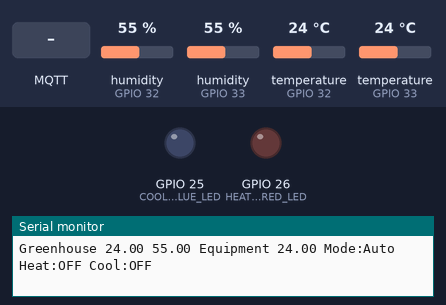
This sketch was run on a simulated ESP32. Parts: output pins drawn as LEDs (lit = HIGH), the last lines printed to the serial monitor. The test bench sets the inputs (shaded band); at power-on: temperature (sensors on GPIO 32, GPIO 33) 24 °C, humidity (sensors on GPIO 32, GPIO 33) 55 %. WiFi joins after 1.5 s; servers stay silent unless stated; no MQTT or app messages arrive unless stated.

Above: at 2.8 s.
2.9 s: temperature (sensor on GPIO 32) set to 20 °C
At 4.9 s:
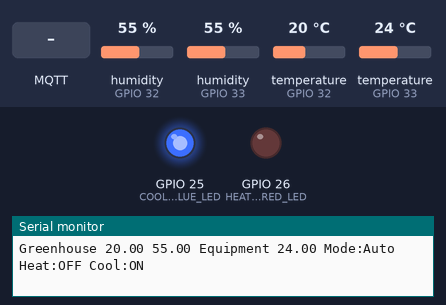
5.6 s: temperature (sensor on GPIO 33) set to 21 °C
At 8.3 s:
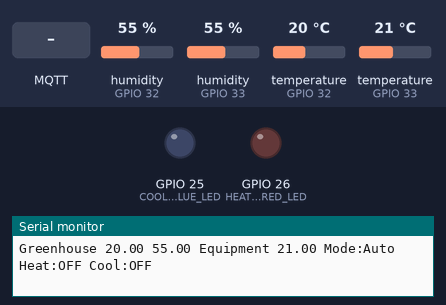
8.6 s: MQTT message "2" arrives on the first subscribed topic
At 9.8 s:
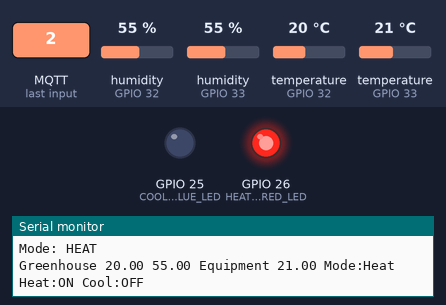
12.0 s: MQTT message "1" arrives on the first subscribed topic
At 13.2 s:
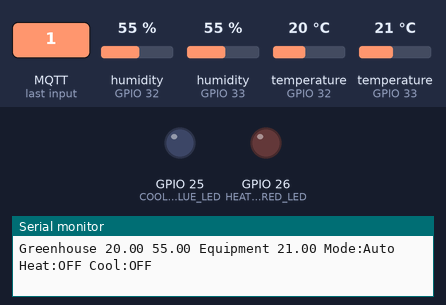
13.5 s: temperature (sensor on GPIO 32) set to 17 °C
At 16.8 s:
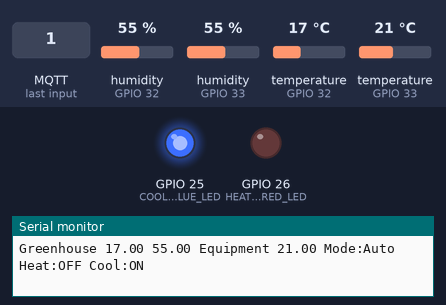
Timing chart, 0 to 18.3 s (numbered marks = the images above; inputs shaded):
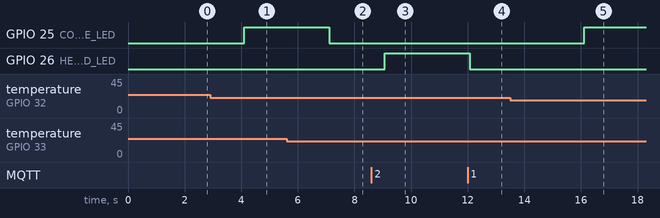

Measured:
- the behaviour switches between 22 and 21 °C on temperature (sensor on GPIO 32) (found by bisection; images 0 and 1)
- the behaviour switches between 23 and 22 °C on temperature (sensor on GPIO 33) (found by bisection; images 1 and 2)
- the behaviour switches between 19 and 18 °C on temperature (sensor on GPIO 32) (found by bisection; images 4 and 5)
- after the input at 2.9 s, GPIO 25 (COOL_AC_BLUE_LED): LOW → HIGH after 1.2 s
- after the input at 5.6 s, GPIO 25 (COOL_AC_BLUE_LED): HIGH → LOW after 1.5 s
- after the input at 8.6 s, GPIO 26 (HEAT_AC_RED_LED): LOW → HIGH after 0.47 s
- after the input at 12.0 s, GPIO 26 (HEAT_AC_RED_LED): HIGH → LOW after 0.07 s
- after the input at 13.5 s, GPIO 25 (COOL_AC_BLUE_LED): LOW → HIGH after 2.6 s

The sketch:

AC_Control_Arduino_ESP32.ino
```cpp
#include <DHT.h>
#include <SPI.h>
#include <MFRC522.h>
#include <WiFi.h>
#include <PubSubClient.h>

//LEDs and control for AC heating/cooling control
#define COOL_AC_BLUE_LED 25
#define HEAT_AC_RED_LED 26

//debug serial port
#define BAUTRATE 9600

//DHT11 temperature and humidity sensor for greenhouse
#define DHT_PIN_GREENHOUSE 32
#define DHTTYPE DHT11
DHT dhtSensorGreenhouse(DHT_PIN_GREENHOUSE, DHTTYPE);

//DHT11 temperature and humidity sensor for equipment
#define DHT_PIN_EQUIPMENT 33
DHT dhtSensorEquipment(DHT_PIN_EQUIPMENT, DHTTYPE);

//RFID sensor
#define RST_PIN 22
#define SS_PIN 5
MFRC522 rfidSensor(SS_PIN, RST_PIN);

//Wifi connection and mqtt server adress
const char* ssid = "WlanWastman";
const char* password = "kreuzer1908";
const char* mqtt_server = "192.168.178.233";
WiFiClient espClient;
PubSubClient client(espClient);

//Define mqtt topics
#define STATUS_AC_TOPIC    "AcControl/Status"
#define MODE_TOPIC    "AcControl/Mode"

//global variables
#define AUTO 1
#define HEAT 2
#define COOL 3
#define OFF 4
boolean updateMeasurement = false;
char msg[20];
byte modeAcControl = AUTO;

void setup() {
//initial LEDs and control for AC heating/cooling control
pinMode(COOL_AC_BLUE_LED, OUTPUT);//configurate output
pinMode(HEAT_AC_RED_LED, OUTPUT);//configurate output

//initial debug serial port
Serial.begin(BAUTRATE);//initial debug serial connection

//initial DHT11 temperature and humidity sensor for greenhouse
dhtSensorGreenhouse.begin();//initial DHT11 Sensor

//initial DHT11 temperature and humidity sensor for equipment
dhtSensorEquipment.begin();//initial DHT11 Sensor

//initial RFID sensor
SPI.begin();//start SPI for RFID sensor
rfidSensor.PCD_Init();//initial RFID Sensor

//update timer interrupt (1s)
hw_timer_t * updateTimer = NULL;
updateTimer = timerBegin(0,80,true);
timerAttachInterrupt(updateTimer, &UpdateTimerInterrupt, true);
timerAlarmWrite(updateTimer,1000000, true);
timerAlarmEnable(updateTimer);

//connecting with wifi
wificonnect();

//connecting with mqtt
client.setServer(mqtt_server, 1883);//MQTT server with IPaddress,port
client.setCallback(receivedCallback);//receivedCallback function invoked client received subscribed topic
mqttconnect();

}

void loop() {
//reconnect wifi if not connected
if (WiFi.status() != WL_CONNECTED){
  wificonnect();
}

//reconnect mqtt if not connected
if (!client.connected()) {
  mqttconnect();
}

//Every 1 seconds update measurement
if (updateMeasurement == true){
  UpdateMeasurement();
}

//Check for RFID tag
CheckForRFIDCard();

//Check for mqtt msg
client.loop();
}

void UpdateMeasurement() {
float tempratureDHTGreenhouse;
float humidityDHTGreenhouse;
float tempratureDHTEquipment;

//getting greenhouse values (temp,hum)
tempratureDHTGreenhouse = dhtSensorGreenhouse.readTemperature();
humidityDHTGreenhouse = dhtSensorGreenhouse.readHumidity();

//getting greenhouse value (temp)
tempratureDHTEquipment = dhtSensorEquipment.readTemperature();

if (isnan(tempratureDHTGreenhouse) || isnan(humidityDHTGreenhouse) || isnan(tempratureDHTEquipment)){
Serial.println("Sensor Error");
client.publish("AcControl/Status/Sensor", "ERROR");
} else {
client.publish("AcControl/Status/Sensor", "ONLINE");

//Sending mqtt
snprintf (msg, 20, "%lf", tempratureDHTGreenhouse);
client.publish("AcControl/Status/TempratureGreenhouse", msg);

snprintf (msg, 20, "%lf", humidityDHTGreenhouse);
client.publish("AcControl/Status/HumidityGreenhouse", msg);

snprintf (msg, 20, "%lf", tempratureDHTEquipment);
client.publish("AcControl/Status/TempratureEquipmentroom", msg);

Serial.print("Greenhouse ");
Serial.print(tempratureDHTGreenhouse);
Serial.print(" ");
Serial.print(humidityDHTGreenhouse);
Serial.print(" Equipment ");
Serial.print(tempratureDHTEquipment);

switch (modeAcControl){
  case AUTO:
    Serial.print(" Mode:Auto ");
    client.publish("AcControl/Status/Mode", "AUTO");
    if ( tempratureDHTGreenhouse < tempratureDHTEquipment-2){
      digitalWrite(COOL_AC_BLUE_LED, HIGH);
      digitalWrite(HEAT_AC_RED_LED, LOW);
      client.publish("AcControl/Status/Heat", "OFF");
      client.publish("AcControl/Status/Cool", "ON");
      Serial.println("Heat:OFF Cool:ON");
  } else if ( tempratureDHTGreenhouse > tempratureDHTEquipment+2){
      digitalWrite(HEAT_AC_RED_LED, HIGH);
      digitalWrite(COOL_AC_BLUE_LED, LOW);
      client.publish("AcControl/Status/Heat", "ON");
      client.publish("AcControl/Status/Cool", "OFF");
      Serial.println("Heat:ON Cool:OFF");
  } else {
      digitalWrite(HEAT_AC_RED_LED, LOW);
      digitalWrite(COOL_AC_BLUE_LED, LOW);
      client.publish("AcControl/Status/Heat", "OFF");
      client.publish("AcControl/Status/Cool", "OFF");
      Serial.println("Heat:OFF Cool:OFF");
   }
  break;
  case HEAT:
    Serial.print(" Mode:Heat ");
    client.publish("AcControl/Status/Mode", "HEAT");
    digitalWrite(HEAT_AC_RED_LED, HIGH);
    digitalWrite(COOL_AC_BLUE_LED, LOW);
    client.publish("AcControl/Status/Heat", "ON");
    client.publish("AcControl/Status/Cool", "OFF");
    Serial.println("Heat:ON Cool:OFF");
  break;
  case COOL:
    Serial.print(" Mode:Cool ");
    client.publish("AcControl/Status/Mode", "COOL");
    digitalWrite(COOL_AC_BLUE_LED, HIGH);
    digitalWrite(HEAT_AC_RED_LED, LOW);
    client.publish("AcControl/Status/Heat", "OFF");
    client.publish("AcControl/Status/Cool", "ON");
    Serial.println("Heat:OFF Cool:ON");
  break;
  case OFF:
    Serial.print(" Mode:Off ");
    client.publish("AcControl/Status/Mode", "OFF");
    digitalWrite(COOL_AC_BLUE_LED, LOW);
    digitalWrite(HEAT_AC_RED_LED, LOW);
    client.publish("AcControl/Status/Heat", "OFF");
    client.publish("AcControl/Status/Cool", "OFF");
    Serial.println("Heat:OFF Cool:OFF");
  break;
}
}
updateMeasurement = false;
}

void CheckForRFIDCard(){
uint32_t rfidID;
String rfidIDString;
if (rfidSensor.PICC_IsNewCardPresent() && rfidSensor.PICC_ReadCardSerial() ) {
rfidID = (uint32_t) rfidSensor.uid.uidByte[0] << 24;
rfidID |= (uint32_t) rfidSensor.uid.uidByte[1] << 16;
rfidID |= (uint32_t) rfidSensor.uid.uidByte[2] << 8;
rfidID |= (uint32_t) rfidSensor.uid.uidByte[3];
rfidSensor.PICC_HaltA();
rfidIDString = String(rfidID, DEC);
Serial.print("RFID scanned: ");
Serial.println(rfidIDString);
rfidIDString.toCharArray(msg, rfidIDString.length()+1);
client.publish("AcControl/Status/RFID", msg);
 }
}

//receiving mqtt msg
void receivedCallback(char* topic, byte* payload, unsigned int length) {
  String recMsg = "";
  Serial.print("Message received: ");
  Serial.println(topic);

//msg receiving
  for (int i = 0; i < length; i++) {
    recMsg = recMsg + (char)payload[i];
  }

if ((char)payload[0] == '1'){
modeAcControl=AUTO;
Serial.print("Mode: AUTO");
}else if ((char)payload[0] == '2'){
modeAcControl=HEAT;
Serial.print("Mode: HEAT");
}else if ((char)payload[0] == '3'){
modeAcControl=COOL;
Serial.print("Mode: COOL");
}else if ((char)payload[0] == '4'){
modeAcControl=OFF;
Serial.print("Mode: OFF");
}else{
Serial.print("this is no valid command: ");
Serial.print(recMsg);
}
  Serial.println();
}

void wificonnect() {
Serial.print("Connecting to ");
Serial.println(ssid);
WiFi.begin(ssid, password);
while (WiFi.status() != WL_CONNECTED) {
  delay(500);
  Serial.print(".");
}
Serial.println("");
Serial.println("WiFi connected");
Serial.println("IP address: ");
Serial.println(WiFi.localIP());
}

void mqttconnect() {
  while (!client.connected()) {
    Serial.print("MQTT connecting ...");
    String clientId = "AcControl";
    //connect now
    if (client.connect(clientId.c_str())) {
      Serial.println("connected");
      client.subscribe(MODE_TOPIC);
    } else {
      Serial.print("failed, status code =");
      Serial.print(client.state());
      Serial.println("try again in 3 seconds");
      delay(3000);
    }
  }
}

void UpdateTimerInterrupt(){
updateMeasurement = true;
}
```
